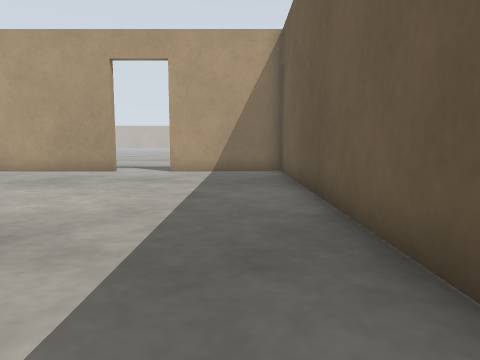
View 1 (above)

22 first-person views from a walk through a world built for the Gazebo simulator. The camera is 0.5 m above the floor, tilts 6° down and sees 70° across. The floor is counted in squares, 0.5 m on a side. Each view is taken from the middle of a square. On the plan, view 1 faces up. The plan holds only what a view shows up to about 13 squares ahead; the rest is blank. The place goes on beyond the plan.

View 2
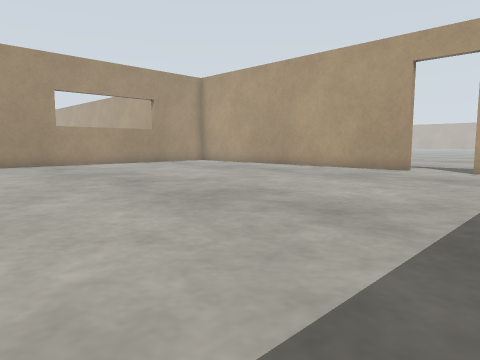

View 3
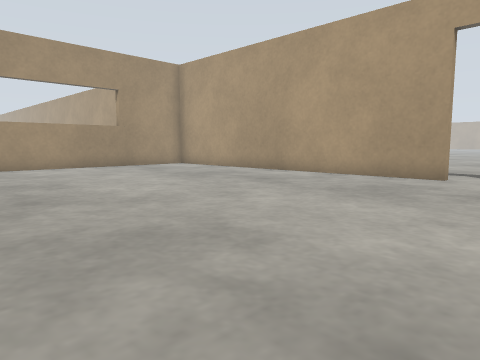

View 4
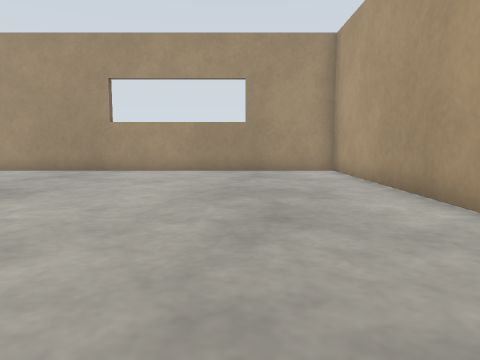

View 5
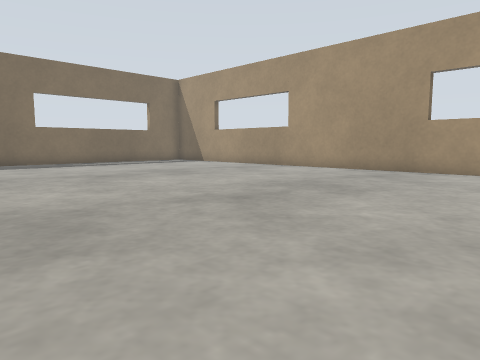

View 6
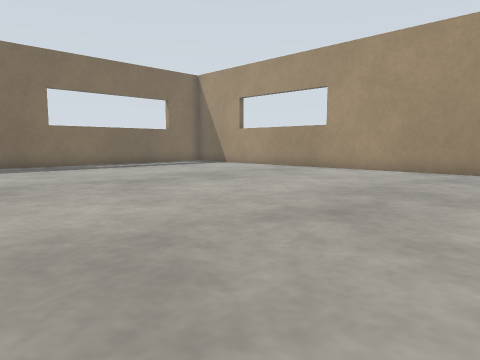

View 7
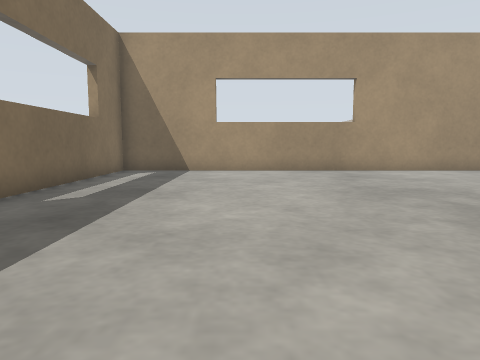

View 8
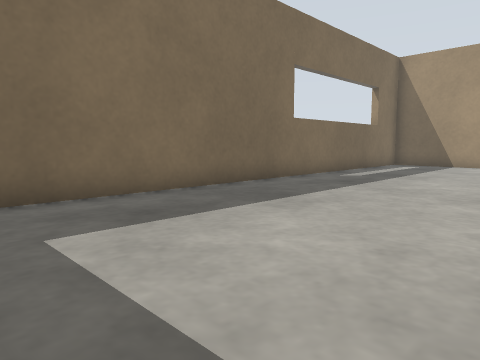

View 9
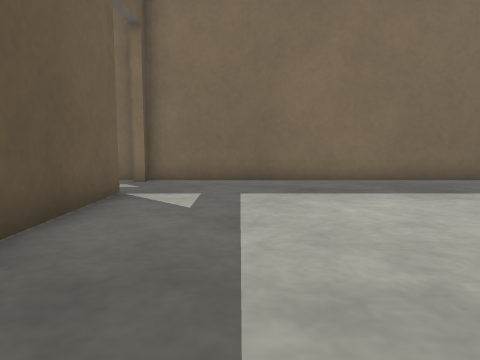

View 10
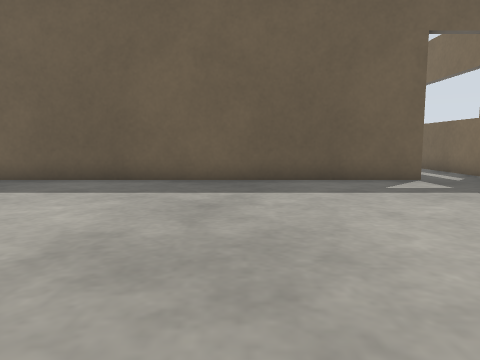

View 11
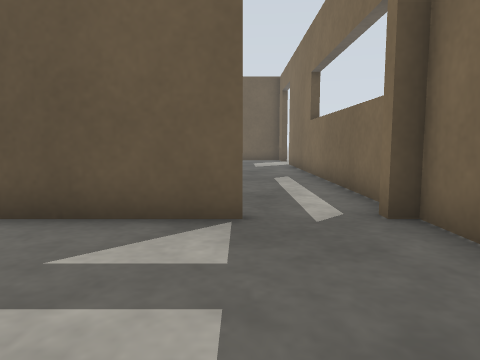

View 12
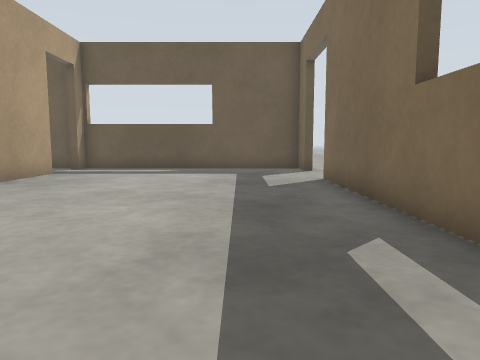

View 13
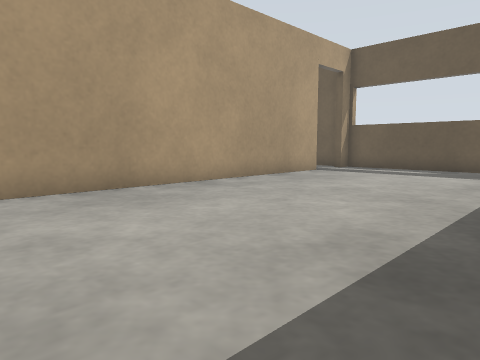

View 14
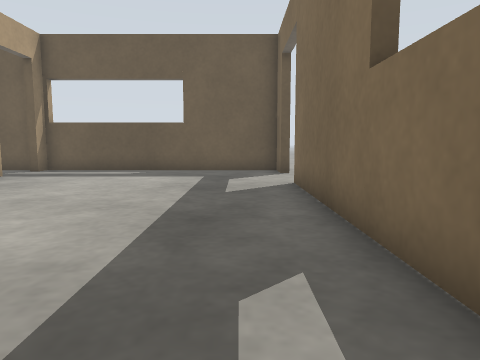

View 15
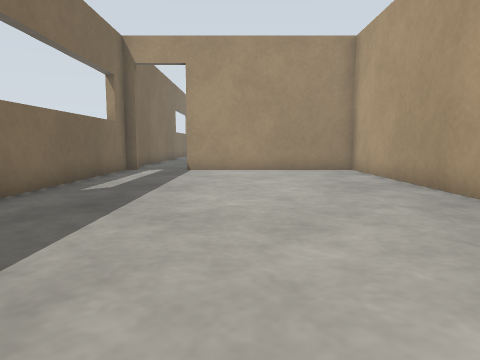

View 16
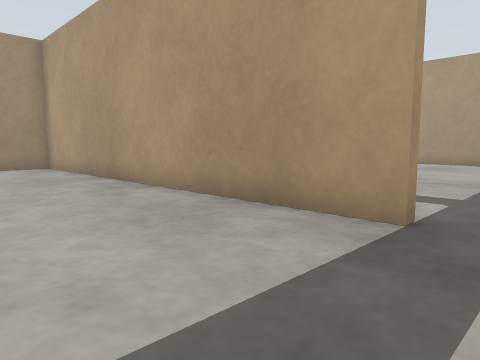

View 17
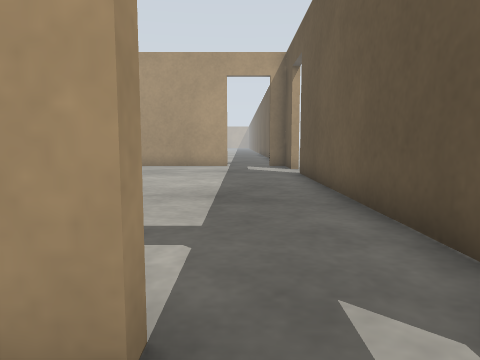

View 18
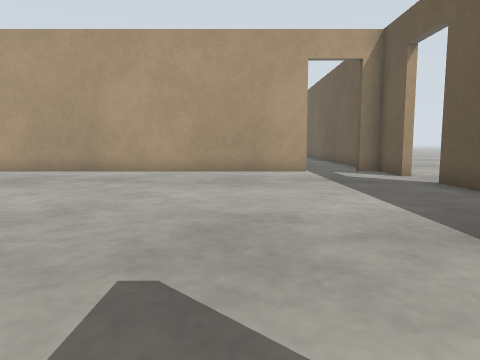

View 19
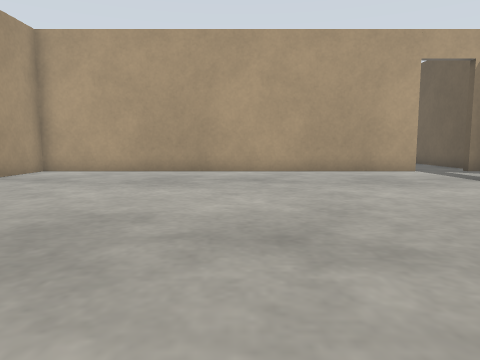

View 20
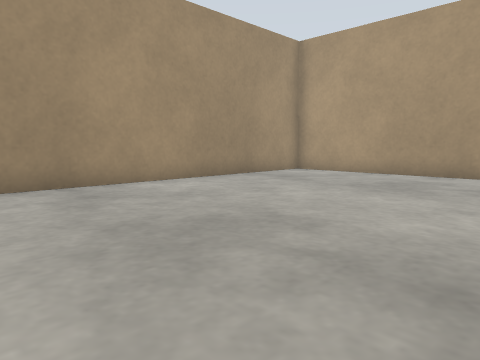

View 21
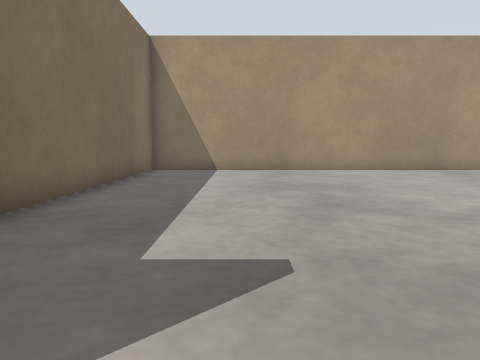

View 22
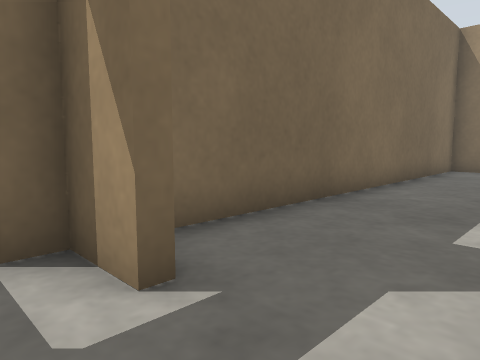

### Floor plan
Points are (right, up) in squares from view 1. A wall is a line through its corners. A room is listed if a view was taken in it or the views show most of it. See-through windows are left out.
Room 1 (views 1, 2, 3, 4, 5, 6, 7, 8, 9, 10, 11)
walls: (-4.5, 12.5) (-16.9, 12.5) (-16.9, -10.4) (1.5, -10.4); (1.5, -8.1) (1.5, 12.5) (-2.6, 12.5)
ways out: open door at (2, -9) to room 2; open door at (-3.5, 13)
Room 2 (views 12, 13, 14, 15, 16, 17)
walls: (15.5, -1.7) (1.8, -1.7) (1.8, -8.1); (16.6, -10.4) (18, -10.4) (18, -1.7) (17.4, -1.7); (1.8, -10.4) (13.9, -10.4)
ways out: open door at (2, -9) to room 1; open door at (16.5, -1.5) to room 3; open door at (15.2, -10.6)
Room 3 (views 18, 19, 20, 21, 22)
walls: (15.5, 12.5) (1.8, 12.5) (1.8, -1.4) (13.8, -1.4); (18, 10.6) (18, 12.5) (17.2, 12.5); (18, -1.1) (18, 8.6)
low walls: (14.5, -0.1) (14.9, -0.1) (14.9, -1.4) (15.5, -1.4)
ways out: open door at (16.5, -1.5) to room 2; open door at (16.5, 13); open door at (18, 9.5)

Positions as (right, up) in squares from view 1, and headings:
1: (0, 0), facing up
2: (0, -1), facing up-left
3: (-2, 2), facing up-left
4: (-4, 9), facing left
5: (-4, 8), facing down-left
6: (-4, 6), facing down-left
7: (-4, -6), facing left
8: (0, -4), facing down-left
9: (-1, -1), facing down
10: (-8, -3), facing right
11: (-3, -8), facing right
12: (4, -8), facing right
13: (4, -9), facing up-right
14: (5, -9), facing right
15: (15, -6), facing left
16: (17, -6), facing up-left
17: (16, -3), facing up
18: (13, 0), facing up
19: (9, 0), facing up
20: (10, 1), facing up-left
21: (15, 2), facing left
22: (16, 2), facing down-left
